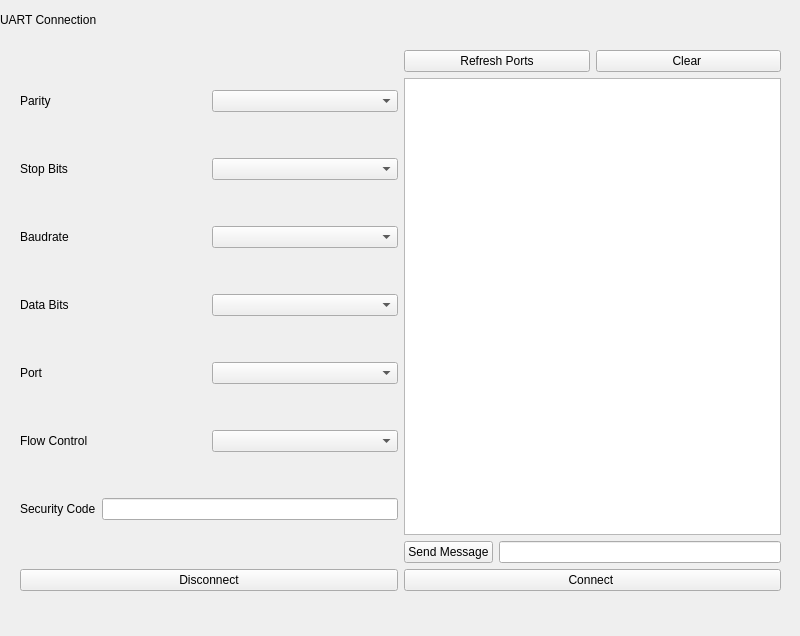
<?xml version="1.0" encoding="UTF-8"?>
<ui version="4.0">
 <class>Uart</class>
 <widget class="QMainWindow" name="Uart">
  <property name="geometry">
   <rect>
    <x>0</x>
    <y>0</y>
    <width>800</width>
    <height>636</height>
   </rect>
  </property>
  <property name="windowTitle">
   <string>Uart</string>
  </property>
  <widget class="QWidget" name="centralwidget">
   <widget class="QWidget" name="layoutWidget">
    <property name="geometry">
     <rect>
      <x>0</x>
      <y>0</y>
      <width>2</width>
      <height>2</height>
     </rect>
    </property>
    <layout class="QVBoxLayout" name="verticalLayout"/>
   </widget>
   <widget class="QLabel" name="label_7">
    <property name="geometry">
     <rect>
      <x>0</x>
      <y>10</y>
      <width>801</width>
      <height>20</height>
     </rect>
    </property>
    <property name="text">
     <string>UART Connection </string>
    </property>
   </widget>
   <widget class="QWidget" name="layoutWidget">
    <property name="geometry">
     <rect>
      <x>20</x>
      <y>50</y>
      <width>761</width>
      <height>541</height>
     </rect>
    </property>
    <layout class="QVBoxLayout" name="verticalLayout_5">
     <item>
      <layout class="QHBoxLayout" name="horizontalLayout_7">
       <item>
        <layout class="QVBoxLayout" name="verticalLayout">
         <item>
          <layout class="QHBoxLayout" name="horizontalLayout_4">
           <item>
            <widget class="QLabel" name="label_5">
             <property name="text">
              <string>Parity</string>
             </property>
            </widget>
           </item>
           <item>
            <widget class="QComboBox" name="comboBox_4"/>
           </item>
          </layout>
         </item>
         <item>
          <layout class="QHBoxLayout" name="horizontalLayout_3">
           <item>
            <widget class="QLabel" name="label_3">
             <property name="text">
              <string>Stop Bits</string>
             </property>
            </widget>
           </item>
           <item>
            <widget class="QComboBox" name="comboBox_3"/>
           </item>
          </layout>
         </item>
         <item>
          <layout class="QHBoxLayout" name="horizontalLayout_5">
           <item>
            <widget class="QLabel" name="label_4">
             <property name="text">
              <string>Baudrate</string>
             </property>
            </widget>
           </item>
           <item>
            <widget class="QComboBox" name="comboBox_5"/>
           </item>
          </layout>
         </item>
         <item>
          <layout class="QHBoxLayout" name="horizontalLayout">
           <item>
            <widget class="QLabel" name="label">
             <property name="text">
              <string>Data Bits</string>
             </property>
            </widget>
           </item>
           <item>
            <widget class="QComboBox" name="comboBox"/>
           </item>
          </layout>
         </item>
         <item>
          <layout class="QHBoxLayout" name="horizontalLayout_6">
           <item>
            <widget class="QLabel" name="label_6">
             <property name="text">
              <string>Port</string>
             </property>
            </widget>
           </item>
           <item>
            <widget class="QComboBox" name="comboBox_6"/>
           </item>
          </layout>
         </item>
         <item>
          <layout class="QHBoxLayout" name="horizontalLayout_2">
           <item>
            <widget class="QLabel" name="label_2">
             <property name="text">
              <string>Flow Control</string>
             </property>
            </widget>
           </item>
           <item>
            <widget class="QComboBox" name="comboBox_2"/>
           </item>
          </layout>
         </item>
         <item>
          <layout class="QHBoxLayout" name="horizontalLayout_10">
           <item>
            <widget class="QLabel" name="label_8">
             <property name="text">
              <string>Security Code</string>
             </property>
            </widget>
           </item>
           <item>
            <widget class="QLineEdit" name="lineEdit_2"/>
           </item>
          </layout>
         </item>
        </layout>
       </item>
       <item>
        <layout class="QVBoxLayout" name="verticalLayout_4">
         <item>
          <layout class="QVBoxLayout" name="verticalLayout_3">
           <item>
            <layout class="QHBoxLayout" name="horizontalLayout_9">
             <item>
              <widget class="QPushButton" name="btnRefresh">
               <property name="text">
                <string>Refresh Ports</string>
               </property>
              </widget>
             </item>
             <item>
              <widget class="QPushButton" name="btnClear">
               <property name="text">
                <string>Clear </string>
               </property>
              </widget>
             </item>
            </layout>
           </item>
           <item>
            <layout class="QVBoxLayout" name="verticalLayout_2">
             <item>
              <widget class="QTextBrowser" name="textBrowser"/>
             </item>
             <item>
              <layout class="QHBoxLayout" name="horizontalLayout_8"/>
             </item>
            </layout>
           </item>
          </layout>
         </item>
         <item>
          <layout class="QHBoxLayout" name="horizontalLayout_11">
           <item>
            <widget class="QPushButton" name="btnSendMsg">
             <property name="text">
              <string>Send Message</string>
             </property>
            </widget>
           </item>
           <item>
            <widget class="QLineEdit" name="lineEdit_3"/>
           </item>
          </layout>
         </item>
        </layout>
       </item>
      </layout>
     </item>
     <item>
      <layout class="QHBoxLayout" name="horizontalLayout_12">
       <item>
        <widget class="QPushButton" name="btnDisconnect">
         <property name="text">
          <string>Disconnect</string>
         </property>
        </widget>
       </item>
       <item>
        <widget class="QPushButton" name="btnConnect">
         <property name="text">
          <string>Connect </string>
         </property>
        </widget>
       </item>
      </layout>
     </item>
    </layout>
   </widget>
  </widget>
 </widget>
 <resources/>
 <connections/>
</ui>
